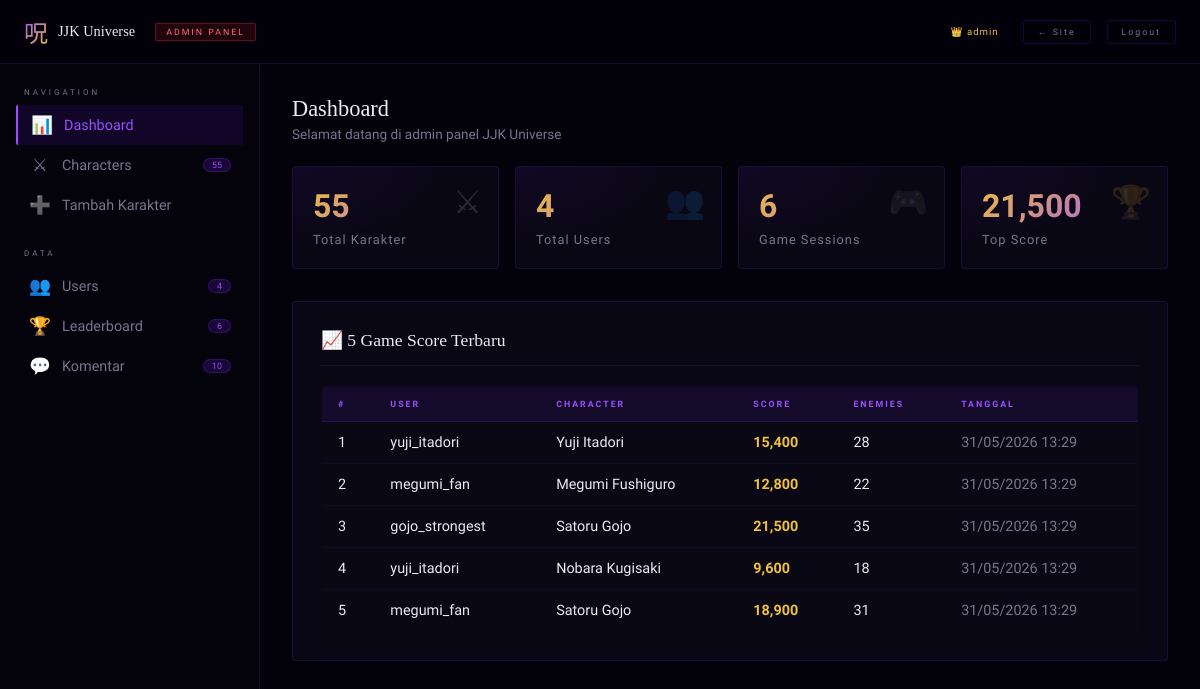
Page /admin/dashboard.php (signed in) on the committed database.
### tables this page shows
CREATE TABLE IF NOT EXISTS game_scores (
    id               INT   AUTO_INCREMENT PRIMARY KEY,
    user_id          INT   NOT NULL,
    character_used   VARCHAR(100),
    score            INT   DEFAULT 0,
    enemies_defeated INT   DEFAULT 0,
    played_at        TIMESTAMP DEFAULT CURRENT_TIMESTAMP,
    FOREIGN KEY (user_id) REFERENCES users(id) ON DELETE CASCADE
);

CREATE TABLE IF NOT EXISTS users (
    id          INT           AUTO_INCREMENT PRIMARY KEY,
    username    VARCHAR(50)   NOT NULL UNIQUE,
    email       VARCHAR(100)  NOT NULL UNIQUE,
    password    VARCHAR(255)  NOT NULL,
    role        ENUM('admin','user') DEFAULT 'user',
    avatar      VARCHAR(255)  DEFAULT NULL,
    created_at  TIMESTAMP     DEFAULT CURRENT_TIMESTAMP
);

### includes/config.php (called while the page is built, shortened)
<?php
function getDB() {
    static $conn = null;
    if ($conn === null) {
        $conn = new mysqli(DB_HOST, DB_USER, DB_PASS, DB_NAME);
        $conn->set_charset('utf8mb4');
    }
    return $conn;
}
function getAllCharacters($limit = null, $search = '') {
    $db = getDB();
    $sql = "SELECT * FROM characters";
    $sql .= " ORDER BY attack_power DESC";
    $stmt = $db->prepare($sql);
    $stmt->execute();
    return $stmt->get_result()->fetch_all(MYSQLI_ASSOC);
}
?>

### admin/dashboard.php (the view, shortened to what this page needs)
<?php
require_once '../includes/config.php';
$characters = getAllCharacters();
$db = getDB();
$userCount = $db->query("SELECT COUNT(*) FROM users")->fetch_row()[0];
$commentCount = $db->query("SELECT COUNT(*) FROM comments")->fetch_row()[0];
$scoreCount = $db->query("SELECT COUNT(*) FROM game_scores")->fetch_row()[0];
$topScore = $db->query("SELECT MAX(score) FROM game_scores")->fetch_row()[0] ?? 0;
?>
<!DOCTYPE html>
<html lang="id">
<head>
</head>
<body>
<div class="topbar">
    <a href="../index.php" class="topbar-logo">
        <span class="tl-sym">呪</span>
        <span class="tl-text">JJK Universe</span>
    </a>
    <div class="topbar-badge">ADMIN PANEL</div>
    <span class="topbar-user">👑 <?= htmlspecialchars($_SESSION['username'] ?? '') ?></span>
    <a href="../index.php" class="btn-topbar">← Site</a>
    <a href="../pages/logout.php" class="btn-topbar">Logout</a>
</div>
<div class="layout">
    <div class="sidebar">
        <div class="sidebar-section">
            <span class="sidebar-label">Navigation</span>
            <button class="sidebar-item active" id="nav-dashboard" onclick="showPanel('dashboard')">
                <span class="sidebar-icon">📊</span> Dashboard
            </button>
            <button class="sidebar-item" id="nav-characters" onclick="showPanel('characters')">
                <span class="sidebar-icon">⚔</span> Characters
                <span class="sidebar-count"><?= count($characters) ?></span>
            </button>
            <button class="sidebar-item" id="nav-add-char" onclick="showPanel('add-char')">
                <span class="sidebar-icon">➕</span> Tambah Karakter
            </button>
        </div>
        <div class="sidebar-section">
            <span class="sidebar-label">Data</span>
            <button class="sidebar-item" id="nav-users" onclick="showPanel('users')">
                <span class="sidebar-icon">👥</span> Users
                <span class="sidebar-count"><?= $userCount ?></span>
            </button>
            <button class="sidebar-item" id="nav-scores" onclick="showPanel('scores')">
                <span class="sidebar-icon">🏆</span> Leaderboard
                <span class="sidebar-count"><?= $scoreCount ?></span>
            </button>
            <button class="sidebar-item" id="nav-comments" onclick="showPanel('comments')">
                <span class="sidebar-icon">💬</span> Komentar
                <span class="sidebar-count"><?= $commentCount ?></span>
            </button>
        </div>
    </div>
    <div class="main-area">
        <div class="panel active" id="panel-dashboard">
            <div class="page-header">
                <div>
                    <div class="page-title">Dashboard</div>
                    <div class="page-sub">Selamat datang di admin panel JJK Universe</div>
                </div>
            </div>
            <div class="stats-grid">
                <div class="stat-card">
                    <span class="stat-icon">⚔</span>
                    <span class="stat-num"><?= count($characters) ?></span>
                    <span class="stat-label">Total Karakter</span>
                </div>
                <div class="stat-card">
                    <span class="stat-icon">👥</span>
                    <span class="stat-num"><?= $userCount ?></span>
                    <span class="stat-label">Total Users</span>
                </div>
                <div class="stat-card">
                    <span class="stat-icon">🎮</span>
                    <span class="stat-num"><?= $scoreCount ?></span>
                    <span class="stat-label">Game Sessions</span>
                </div>
                <div class="stat-card">
                    <span class="stat-icon">🏆</span>
                    <span class="stat-num"><?= number_format($topScore) ?></span>
                    <span class="stat-label">Top Score</span>
                </div>
            </div>
            <div class="form-card">
                <div class="form-card-title">📈 5 Game Score Terbaru</div>
                <?php
                $recent = $db->query("SELECT gs.*, u.username FROM game_scores gs JOIN users u ON gs.user_id = u.id ORDER BY gs.played_at DESC LIMIT 5")->fetch_all(MYSQLI_ASSOC);
                ?>
                <table class="data-table">
                    <thead><tr><th>#</th><th>User</th><th>Character</th><th>Score</th><th>Enemies</th><th>Tanggal</th></tr></thead>
                    <tbody>
                    <?php foreach ($recent as $i => $r): ?>
                    <tr>
                        <td><?= $i+1 ?></td>
                        <td><?= htmlspecialchars($r['username']) ?></td>
                        <td><?= htmlspecialchars($r['character_used']??'-') ?></td>
                        <td><strong style="color:var(--gold)"><?= number_format($r['score']) ?></strong></td>
                        <td><?= $r['enemies_defeated'] ?></td>
                        <td style="color:var(--text-muted)"><?= date('d/m/Y H:i', strtotime($r['played_at'])) ?></td>
                    </tr>
                    <?php endforeach; ?>
                    </tbody>
                </table>
            </div>
        </div>
    </div>
</div>
</body>
</html>

### rows in the picture
game_scores: user.username "yuji_itadori", character_used "Yuji Itadori", score "15,400", enemies_defeated "28", played_at "31/05/2026 13:29"
game_scores: user.username "megumi_fan", character_used "Megumi Fushiguro", score "12,800", enemies_defeated "22", played_at "31/05/2026 13:29"
game_scores: user.username "gojo_strongest", character_used "Satoru Gojo", score "21,500", enemies_defeated "35", played_at "31/05/2026 13:29"
game_scores: user.username "yuji_itadori", character_used "Nobara Kugisaki", score "9,600", enemies_defeated "18", played_at "31/05/2026 13:29"
game_scores: user.username "megumi_fan", character_used "Satoru Gojo", score "18,900", enemies_defeated "31", played_at "31/05/2026 13:29"

### other values in the picture
$_SESSION['username'] "admin"
count($characters) "55"
$userCount "4"
$scoreCount "6"
$commentCount "10"
$topScore "21,500"
